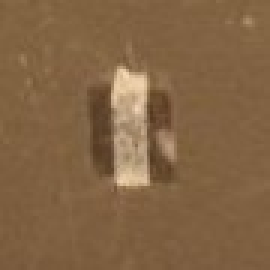
#> input picture luminance-calculation/images/tape_zoom.jpg, 90 x 90 px (shown 3 times larger)
$ jupyter execute luminance_test.ipynb
#> lines starting #> are read from the running program, lines starting #| are printed output that depends on the picture; long printed decimals are rounded
[cell 1]
import cv2
import os
import numpy as np

# to the left of the tape the luminance should be 1.25

################# VARIABLES TO BE USED #####################
# N_d: Digital number (value) of the pixel in the image
# t: the camera exposure time in seconds
# f_s: Aperture number (f-stop)
# S: ISO Sensitivity of the film
# L_s: Luminance of the scene, candela/meter^2

""" # number of bits in binary numbers
B = 8

# pixel value
N_max = 2**B - 1 """

def calculate_calibration_constant(f_s, N_d, t, S, L_s):
    # a function for calculating the calibration constant
    K_c = (f_s**2 * N_d)/(t*S*L_s)
    return K_c

def calculate_luminance(f_s, N_d, t, S, K_c):
    # a function for calculating the luminance
    L_s = (f_s**2 * N_d)/(K_c*t*S)
    return L_s

def calculate_luminance_for_pixel(pixel, f_s, t, S, K_c):
    N_d = calculate_digital_number(pixel[0], pixel[1], pixel[2])
    return calculate_luminance(f_s, N_d, t, S, K_c)

def calculate_digital_number(R, G, B):
    # a function for calculating N_d value from RGB-values
    N_d = 0.2126*R + 0.7152*G + 0.0722*B
    return N_d

def calculate_middle_pixel_Nd(image):
    # a function for calculating N_d value for center pixel from image

    # accessing the center pixel
    center_x = image.shape[1] // 2
    center_y = image.shape[0] // 2
    center_pixel = image[center_x][center_y]

    # obtaining RGB-values for pixel
    R = center_pixel[0]
    G = center_pixel[1]
    B = center_pixel[2]

    return calculate_digital_number(R, G, B)

def calculate_median_Nd(image):
    # function for calculating the N_d value of the median of the middle 100x100 pixels

    # accessing the 100x100 pixels in the middle
    center_x = image.shape[1] // 2
    center_y = image.shape[0] // 2
    center_patch = image[center_y - 50:center_y + 50, center_x - 50:center_x + 50]

    # display the 100x100 pixel patch
    cv2.imshow('Center patch', center_patch)
    cv2.waitKey(0)
    cv2.destroyAllWindows()

    # Flatten the region into a list of RGB values
    pixels = center_patch.reshape(-1, 3)

    # Calculate the median value for each color channel
    median_values = np.median(pixels, axis=0)

    # Convert the median values to integers
    median_values = np.uint8(median_values)

    #print("Median RGB value:", median_values)

    # obtaining RGB-values for pixel
    R = median_values[0]
    G = median_values[1]
    B = median_values[2]

    return calculate_digital_number(R, G, B)

def calculate_luminances_for_image(ref_image, f_s, t, S, L_s):

    width = ref_image.shape[0]
    height = ref_image.shape[1]

    median_Nd = calculate_median_Nd(ref_image)

    # determine the calibration constant
    Kc_median = calculate_calibration_constant(f_s, median_Nd, t, S, L_s)

    luminances = [[0 for x in range(width)] for y in range(height)]

    for i in range(0,width-1):
        for j in range(0,height-1):
            pixel = ref_image[i][j]
            luminances[i][j] = calculate_luminance_for_pixel(pixel, f_s, t, S, Kc_median)


def main():

    # Camera variables
    t = 1/1.67
    f_s = 2.8
    S = 400
    L_s = 1.9          # Adjust to the known luminance (candela/meter^2)

    # Load the image
    image_path = os.path.join(os.getcwd(), 'images', 'tape_zoom.jpg')
    image = cv2.imread(image_path)
#> image is the input picture: shape (90, 90, 3); mean B, G, R 68.8, 100.3, 130.8

    if image is None:
        print("Error: Unable to load image. Please check the file path.")
    else:

        # Convert the image to 16-bit depth
        image_float = image.astype(np.float32)
        image_16bit = (image_float / 255.0) * 65535.0
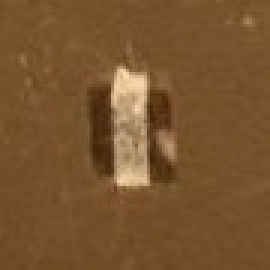
#> image_16bit: shape (90, 90, 3) float32 (shown 3 times larger); mean B, G, R 17689.7, 25780.7, 33605.1; drawn with min black and max white
        image_16bit = np.clip(image_16bit, 0, 65535).astype(np.uint16)

        # Display the 16-bit depth image
        cv2.imshow('16-bit Depth Image', image_16bit)
        cv2.waitKey(0)
        cv2.destroyAllWindows()

        # Convert the image to grayscale
        #gray_image = cv2.cvtColor(image, cv2.COLOR_BGR2GRAY)

        # testing accessing one pixel
        """ pixel = image[0][5]
        print(pixel)
        pixel_Nd = calculate_digital_number(pixel[0], pixel[1], pixel[2])
        print(pixel_Nd) """

        # calculating Nd for middle pixel
        middle_pixel_Nd = calculate_middle_pixel_Nd(image)
#> in calculate_middle_pixel_Nd, `center_pixel = image[center_x][center_y]`: center_pixel = [99, 132, 158]
#> in calculate_middle_pixel_Nd, `R = center_pixel[0]`: R = 99
#> in calculate_middle_pixel_Nd, `G = center_pixel[1]`: G = 132
#> in calculate_middle_pixel_Nd, `B = center_pixel[2]`: B = 158
#> in calculate_digital_number, `N_d = 0.2126*R + 0.7152*G + 0.0722*B`: N_d = 126.9
#> middle_pixel_Nd = 126.9
        print('Middle pixel Nd:', middle_pixel_Nd)
#| Middle pixel Nd: 126.861

        # calculating Nd for median pixel from 100x100 center pixels
        median_Nd = calculate_median_Nd(image)
#> in calculate_median_Nd, `pixels = center_patch.reshape(-1, 3)`: pixels = 25 rows, first 8: [66, 97, 128], [66, 97, 128], [66, 97, 128], [65, 96, 127], [65, 96, 127], [66, 95, 126], [67, 96, 127], [67, 96, 127]
#> in calculate_median_Nd, `median_values = np.median(pixels, axis=0)`: median_values = [65, 94, 125]
#> in calculate_median_Nd, `R = median_values[0]`: R = 65
#> in calculate_median_Nd, `G = median_values[1]`: G = 94
#> in calculate_median_Nd, `B = median_values[2]`: B = 125
#> median_Nd = 90.07
        print('Median Nd: ', median_Nd)
#| Median Nd:  90.0728

        # calculating calibration constant using pixel in the middle
        Kc_middle = calculate_calibration_constant(f_s, middle_pixel_Nd, t, S, L_s)
#> in calculate_calibration_constant, `K_c = (f_s**2 * N_d)/(t*S*L_s)`: K_c = 2.19
#> Kc_middle = 2.19
        print('Calibration constant with middle pixel:', Kc_middle)
#| Calibration constant with middle pixel: 2.185

        # calculating calibration constant using median
        Kc_median = calculate_calibration_constant(f_s, median_Nd, t, S, L_s)
#> Kc_median = 1.55
        print('Calibration constant with median:', Kc_median)
#| Calibration constant with median: 1.552

        height, width, channels = image.shape
#> height = 90; width = 90; channels = 3
        x = width // 2
#> x = 45
        y = height // 2
#> y = 45

        # calculating luminance in the middle of the image
        center_pixel = image[x,y]
#> center_pixel = [99, 132, 158]
        center_luminance = calculate_luminance_for_pixel(center_pixel, f_s, t, S, Kc_median)
#> in calculate_luminance_for_pixel, `N_d = calculate_digital_number(pixel[0], pixel[1], pixel[2])`: N_d = 126.9
#> in calculate_luminance, `L_s = (f_s**2 * N_d)/(K_c*t*S)`: L_s = 2.68
#> center_luminance = 2.68
        print('Luminance at the center of the image: ', center_luminance)
#| Luminance at the center of the image:  2.676

        # calculate luminance left of the tape
        # luminance should be about 1.25

        x = width // 4
#> x = 22
        y = height // 2

        pixel_value = image[y, x]
#> pixel_value = [61, 95, 125]
        #print(pixel_value)

        pixel_Nd = calculate_digital_number(pixel_value[0], pixel_value[1], pixel_value[2])
#> pixel_Nd = 89.94

        # calculating the luminance
        left_luminance = calculate_luminance(f_s, pixel_Nd, t, S, Kc_middle)
#> left_luminance = 1.35
        print("Lumiance on the left of tape: ", left_luminance)
#| Lumiance on the left of tape:  1.347

        calculate_luminances_for_image(image, f_s, t, S, L_s)
#> in calculate_luminances_for_image, `median_Nd = calculate_median_Nd(ref_image)`: median_Nd = 90.07
#> in calculate_luminances_for_image, `Kc_median = calculate_calibration_constant(f_s, median_Nd, t, S, L_s)`: Kc_median = 1.55
#> the loop in calculate_luminances_for_image, `for i in range(0,width-1):` made 89 passes

        """ # Calculate luminance (mean intensity)
        luminance = gray_image.mean()

        print("Luminance:", luminance)"""

if __name__ == '__main__':
    main()
